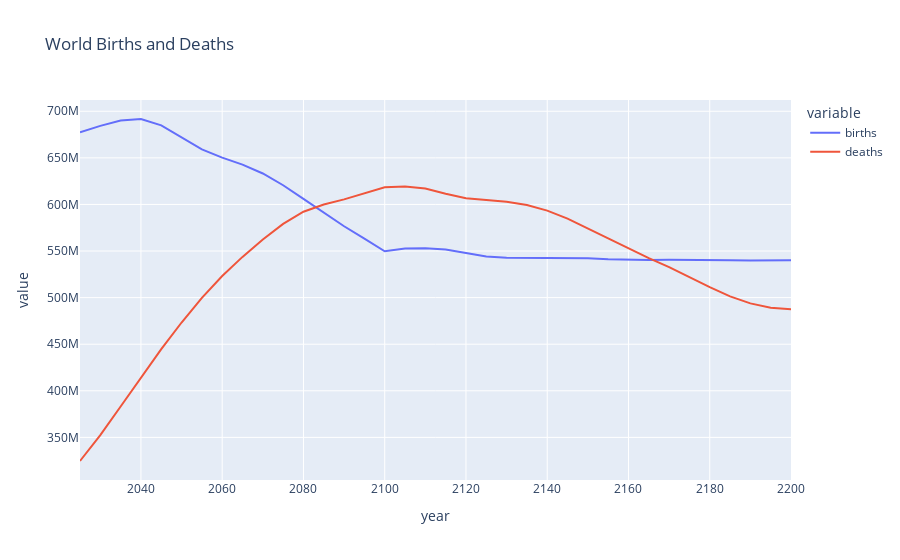

Notebook code for this chart:
### Code cell
px.line(projections.query('location == "World" & age == "all"'),x='year',y=['births','deaths'],title='World Births and Deaths')
